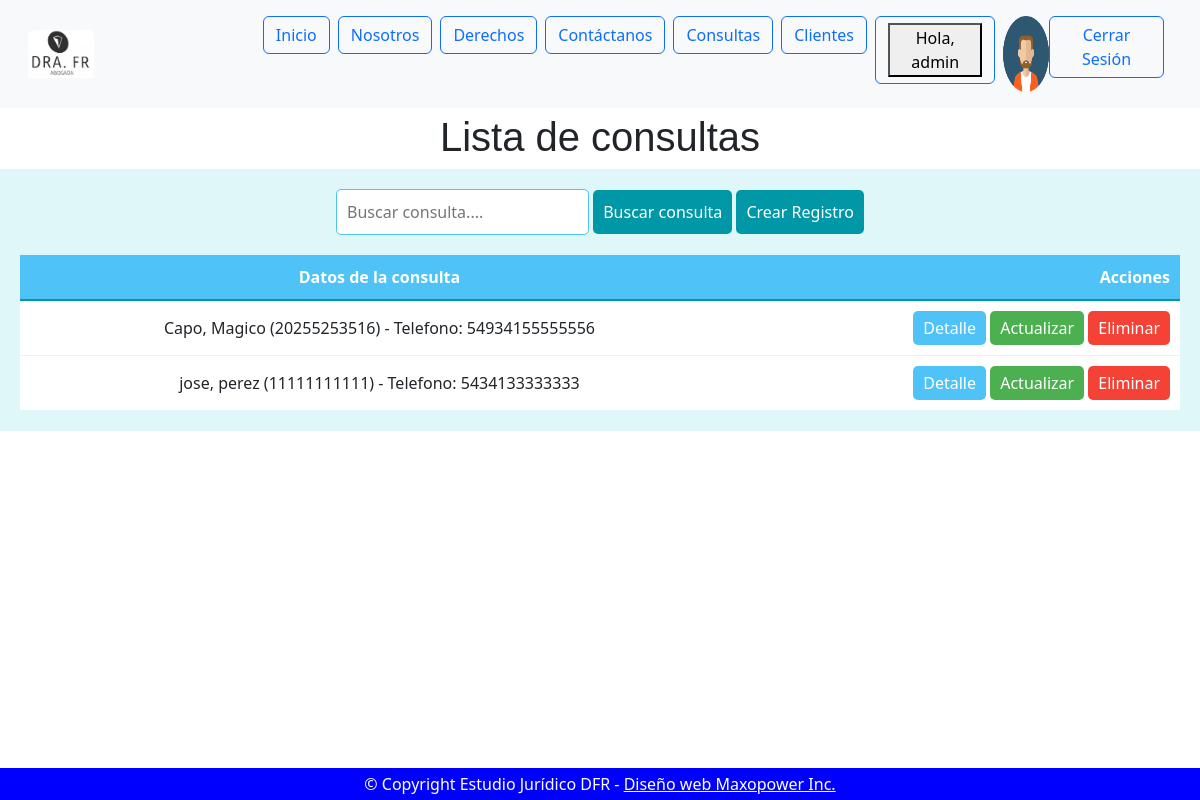
Page /consultas/consultas/list/ (signed in) on the earlier database version.
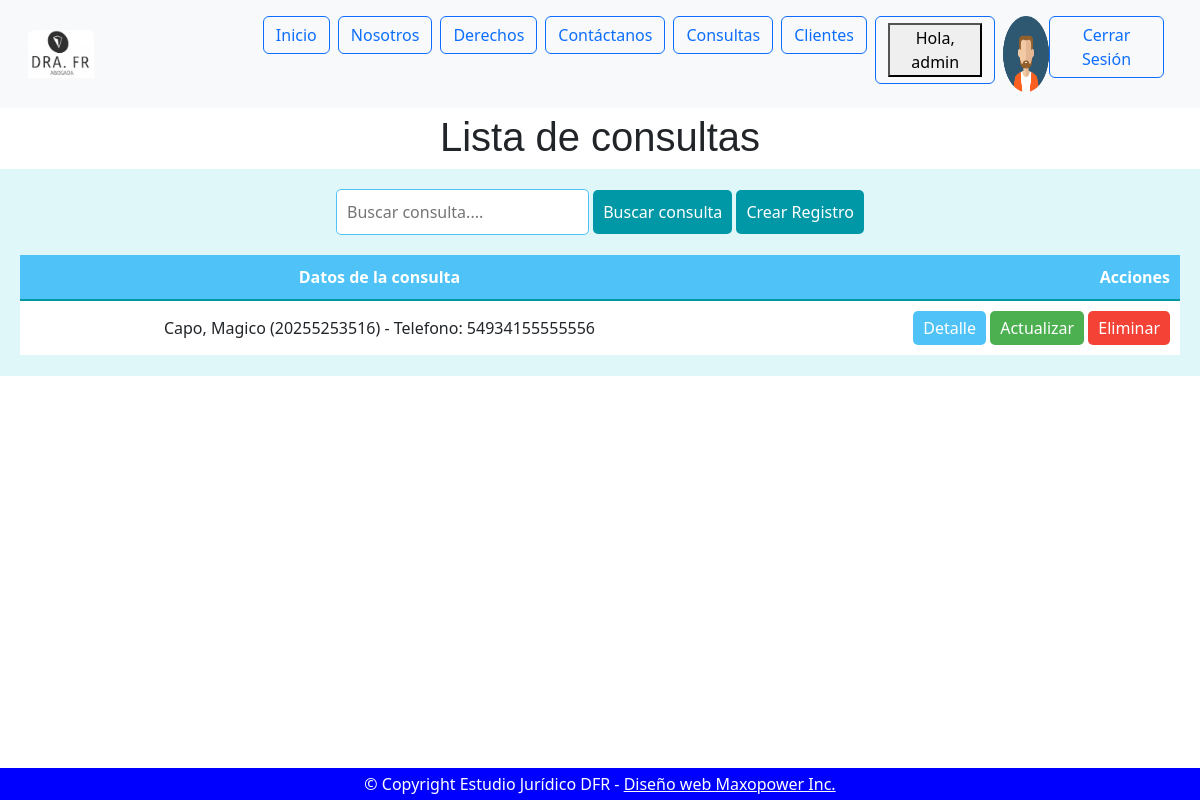
Same page on the later database version.
### consultas/models.py (models this page shows, shortened)
class Consulta(models.Model):
    class Estado(models.TextChoices):
        PENDIENTE = "PENDIENTE", "Pendiente"
        RESPONDIDA = "RESPONDIDA", "Respondida"
    cuil = models.ForeignKey(Cliente, on_delete=models.DO_NOTHING)
    derecho = models.ForeignKey(Derecho, on_delete=models.DO_NOTHING)
    abogado = models.ForeignKey(Nosotros, on_delete=models.DO_NOTHING)
    consulta = models.TextField(max_length=200)
    fecha_consulta = models.DateField(auto_now=True)
    estado_consulta = models.CharField(
        max_length=10, choices=Estado.choices, default=Estado.PENDIENTE
    )
    fecha_respuesta = models.DateField(null=True, blank=True)
    disponible = models.BooleanField(default=True)
    class Meta:
        verbose_name = "Consulta"
        verbose_name_plural = "Consultas"

### clientes/models.py (models this page shows)
class Cliente(models.Model):
    class Estado(models.TextChoices):
        SELECCIONE = '', 'Seleccione'
        SOLTERO = "SOLTERO", "soltero"
        CASADO = "CASADO", "casado"
        DIVORCIADO = "DIVORCIADO", "divorciado"
        SEPARADO = "SEPARADO", "separado"
        VIUDO = "VIUDO", "viudo"
        CONCUBINO = "CONCUBINO", "concubino"
    cuil = models.IntegerField(unique=True)
    apellido = models.CharField(max_length=30)
    nombre = models.CharField(max_length=30)
    telefono = models.IntegerField()
    direccion = models.CharField(max_length=40, blank=True, null=True)
    email = models.EmailField(max_length=30)
    fecha_nacimiento = models.DateField(blank=True, null=True)
    estado_civil = models.CharField(
        max_length=20,
        choices=Estado.choices,
        default=Estado.SELECCIONE,  # Establece "Seleccione" como valor por defecto
    )
    avatar = models.ImageField(upload_to='avatares/', blank=True, null=True)
    class Meta:
        verbose_name = 'Cliente'
        verbose_name_plural = 'Clientes'
    def __str__(self):
        return (
            f"{self.apellido}, {self.nombre} ({self.cuil}) - Telefono: {self.telefono}"
        )

### consultas/views.py (the view)
# urls.py: path('consultas/list/', ConsultaList.as_view(), name='consulta_list'),
class ConsultaList(LoginRequiredMixin, ListView):
    model = Consulta

### consultas/templates/consultas/consulta_list.html
{% extends 'home/base.html' %}
{% block header %}
    <h1 style="text-align: center; font-family: Arial, sans-serif; margin-top: 5px;">
        Lista de consultas
    </h1>
{% endblock header %}
{% block main %}
<div style="text-align: center; background-color: #e0f7fa; padding: 20px;">
    <form action="{% url 'consultas:consulta_list' %}" method="get" style="margin-bottom: 20px;">
        <input type="text" name="q" placeholder="Buscar consulta...." style="padding: 10px; border-radius: 5px; border: 1px solid #4fc3f7;">
        <button type="submit" style="padding: 10px; background-color: #0097a7; border: none; border-radius: 5px; color: white;">Buscar consulta</button>
        <button style="padding: 10px; background-color: #0097a7; border: none; border-radius: 5px;">
            <a href="{% url 'consultas:consulta_create' %}" style="color: white; text-decoration: none;">Crear Registro</a>
        </button>
    </form>
    <table style="width: 100%; border-collapse: collapse; margin-top: 20px;">
        <thead>
            <tr style="background-color: #4fc3f7; color: white;">
                <th style="padding: 10px; border-bottom: 2px solid #0097a7;">Datos de la consulta</th>
                <th style="padding: 10px; border-bottom: 2px solid #0097a7; text-align: right;">Acciones</th>
            </tr>
        </thead>
        <tbody>
            {% for object in object_list %}
            <tr style="background-color: #ffffff;">
                <td style="padding: 10px; border-bottom: 1px solid #e0f7fa;">{{ object.cuil }}</td>
                <td style="padding: 10px; border-bottom: 1px solid #e0f7fa; text-align: right;">
                    <button style="background-color: #4fc3f7; border: none; border-radius: 5px; padding: 5px 10px;">
                        <a href="{% url 'consultas:consulta_detail' object.id %}" style="color: white; text-decoration: none;">Detalle</a>
                    </button>
                    <button style="background-color: #4caf50; border: none; border-radius: 5px; padding: 5px 10px;">
                        <a href="{% url 'consultas:consulta_update' object.id %}" style="color: white; text-decoration: none;">Actualizar</a>
                    </button>
                    <button style="background-color: #f44336; border: none; border-radius: 5px; padding: 5px 10px;">
                        <a href="{% url 'consultas:consulta_delete' object.id %}" style="color: white; text-decoration: none;">Eliminar</a>
                    </button>
                </td>
            </tr>
            {% empty %}
            <tr>
                <td colspan="2" style="padding: 10px; text-align: center;">No existe el valor buscado</td>
            </tr>
            {% endfor %}
        </tbody>
    </table>
</div>
{% endblock main %}

Differences in the rows shown:
removed Consulta: cuil "jose, perez (11111111111) - Telefono: 5434133333333"
